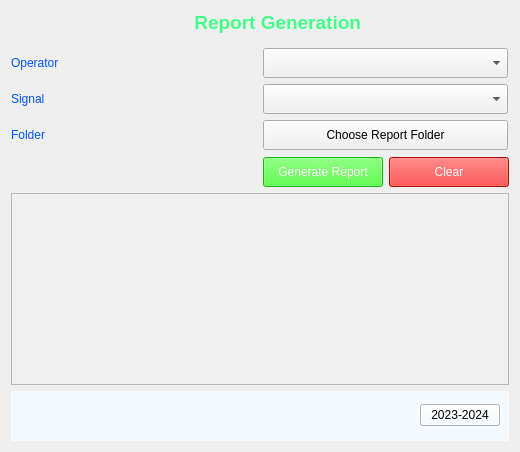
         <widget class="QWidget" name="BT8Geneartion_Window" native="true">
          <property name="minimumSize">
           <size>
            <width>150</width>
            <height>40</height>
           </size>
          </property>
          <layout class="QGridLayout" name="gridLayout_5">
           <item row="0" column="0" colspan="2">
            <layout class="QHBoxLayout" name="horizontalLayout_6">
             <item>
              <spacer name="horizontalSpacer">
               <property name="orientation">
                <enum>Qt::Horizontal</enum>
               </property>
               <property name="sizeHint" stdset="0">
                <size>
                 <width>178</width>
                 <height>20</height>
                </size>
               </property>
              </spacer>
             </item>
             <item>
              <widget class="QLabel" name="BT_Genr_Title">
               <property name="font">
                <font>
                 <pointsize>14</pointsize>
                 <weight>75</weight>
                 <bold>true</bold>
                </font>
               </property>
               <property name="styleSheet">
                <string notr="true">color: rgb(66, 255, 135);</string>
               </property>
               <property name="text">
                <string> Report Generation</string>
               </property>
               <property name="alignment">
                <set>Qt::AlignCenter</set>
               </property>
              </widget>
             </item>
             <item>
              <spacer name="horizontalSpacer_6">
               <property name="orientation">
                <enum>Qt::Horizontal</enum>
               </property>
               <property name="sizeHint" stdset="0">
                <size>
                 <width>148</width>
                 <height>20</height>
                </size>
               </property>
              </spacer>
             </item>
            </layout>
           </item>
           <item row="1" column="0">
            <spacer name="verticalSpacer_4">
             <property name="orientation">
              <enum>Qt::Vertical</enum>
             </property>
             <property name="sizeHint" stdset="0">
              <size>
               <width>20</width>
               <height>1</height>
              </size>
             </property>
            </spacer>
           </item>
           <item row="2" column="0" colspan="2">
            <layout class="QGridLayout" name="gridLayout">
             <property name="topMargin">
              <number>7</number>
             </property>
             <property name="rightMargin">
              <number>1</number>
             </property>
             <property name="bottomMargin">
              <number>1</number>
             </property>
             <item row="1" column="0">
              <widget class="QLabel" name="Signal_Label">
               <property name="styleSheet">
                <string notr="true">color: rgb(0, 85, 255);</string>
               </property>
               <property name="text">
                <string>Signal</string>
               </property>
              </widget>
             </item>
             <item row="1" column="1">
              <widget class="QComboBox" name="comboBox_Signal">
               <property name="minimumSize">
                <size>
                 <width>40</width>
                 <height>30</height>
                </size>
               </property>
               <property name="styleSheet">
                <string notr="true">background-color: #f0f0f0;</string>
               </property>
              </widget>
             </item>
             <item row="0" column="1">
              <widget class="QComboBox" name="comboBox_operator">
               <property name="minimumSize">
                <size>
                 <width>40</width>
                 <height>30</height>
                </size>
               </property>
               <property name="styleSheet">
                <string notr="true">background-color: #f0f0f0;</string>
               </property>
              </widget>
             </item>
             <item row="2" column="0">
              <widget class="QLabel" name="Folder_Label">
               <property name="styleSheet">
                <string notr="true">
color: rgb(0, 85, 255);</string>
               </property>
               <property name="text">
                <string>Folder</string>
               </property>
              </widget>
             </item>
             <item row="2" column="1">
              <widget class="QPushButton" name="Choose_Report_Folder_Btn">
               <property name="minimumSize">
                <size>
                 <width>40</width>
                 <height>30</height>
                </size>
               </property>
               <property name="styleSheet">
                <string notr="true">background-color: #f0f0f0;</string>
               </property>
               <property name="text">
                <string>Choose Report Folder</string>
               </property>
              </widget>
             </item>
             <item row="0" column="0">
              <widget class="QLabel" name="Operator_Label">
               <property name="styleSheet">
                <string notr="true">color: rgb(0, 85, 255);</string>
               </property>
               <property name="text">
                <string>Operator</string>
               </property>
              </widget>
             </item>
            </layout>
           </item>
           <item row="3" column="1">
            <layout class="QHBoxLayout" name="horizontalLayout_5">
             <item>
              <widget class="QPushButton" name="Generate_Btn">
               <property name="minimumSize">
                <size>
                 <width>40</width>
                 <height>30</height>
                </size>
               </property>
               <property name="styleSheet">
                <string notr="true">background-color: rgb(39, 255, 15);
color: rgb(255, 255, 255);</string>
               </property>
               <property name="text">
                <string>Generate Report</string>
               </property>
              </widget>
             </item>
             <item>
              <widget class="QPushButton" name="Clear_Btn">
               <property name="minimumSize">
                <size>
                 <width>40</width>
                 <height>30</height>
                </size>
               </property>
               <property name="styleSheet">
                <string notr="true">color: rgb(255, 255, 255);
background-color: rgb(255, 0, 0);
</string>
               </property>
               <property name="text">
                <string>Clear</string>
               </property>
              </widget>
             </item>
            </layout>
           </item>
           <item row="4" column="0" colspan="2">
            <widget class="QTextEdit" name="Console_Prjt_BT_Gener">
             <property name="styleSheet">
              <string notr="true">background-color: #f0f0f0;</string>
             </property>
            </widget>
           </item>
           <item row="5" column="0" colspan="2">
            <widget class="QWidget" name="Actia_Copyright" native="true">
             <property name="minimumSize">
              <size>
               <width>0</width>
               <height>50</height>
              </size>
             </property>
             <property name="maximumSize">
              <size>
               <width>16777215</width>
               <height>50</height>
              </size>
             </property>
             <property name="styleSheet">
              <string notr="true">background-color: rgb(245, 250, 254);</string>
             </property>
             <layout class="QGridLayout" name="gridLayout_7">
              <item row="0" column="0">
               <widget class="QLabel" name="label_2">
                <property name="sizePolicy">
                 <sizepolicy hsizetype="Fixed" vsizetype="Fixed">
                  <horstretch>0</horstretch>
                  <verstretch>0</verstretch>
                 </sizepolicy>
                </property>
                <property name="minimumSize">
                 <size>
                  <width>50</width>
                  <height>25</height>
                 </size>
                </property>
                <property name="maximumSize">
                 <size>
                  <width>60</width>
                  <height>25</height>
                 </size>
                </property>
                <property name="baseSize">
                 <size>
                  <width>60</width>
                  <height>25</height>
                 </size>
                </property>
                <property name="text">
                 <string/>
                </property>
                <property name="pixmap">
                 <pixmap resource="Rsr/ressource.qrc">:/rsr/Logo-menu-actia (1).png</pixmap>
                </property>
                <property name="scaledContents">
                 <bool>true</bool>
                </property>
               </widget>
              </item>
              <item row="0" column="1">
               <layout class="QHBoxLayout" name="horizontalLayout_8">
                <item>
                 <spacer name="horizontalSpacer_5">
                  <property name="orientation">
                   <enum>Qt::Horizontal</enum>
                  </property>
                  <property name="sizeHint" stdset="0">
                   <size>
                    <width>40</width>
                    <height>20</height>
                   </size>
                  </property>
                 </spacer>
                </item>
                <item>
                 <widget class="QPushButton" name="pushButton">
                  <property name="text">
                   <string>2023-2024</string>
                  </property>
                  <property name="icon">
                   <iconset resource="Rsr/ressource.qrc">
                    <normaloff>:/rsr/download (1).jpg</normaloff>:/rsr/download (1).jpg</iconset>
                  </property>
                  <property name="iconSize">
                   <size>
                    <width>20</width>
                    <height>20</height>
                   </size>
                  </property>
                 </widget>
                </item>
               </layout>
              </item>
             </layout>
            </widget>
           </item>
          </layout>
         </widget>
